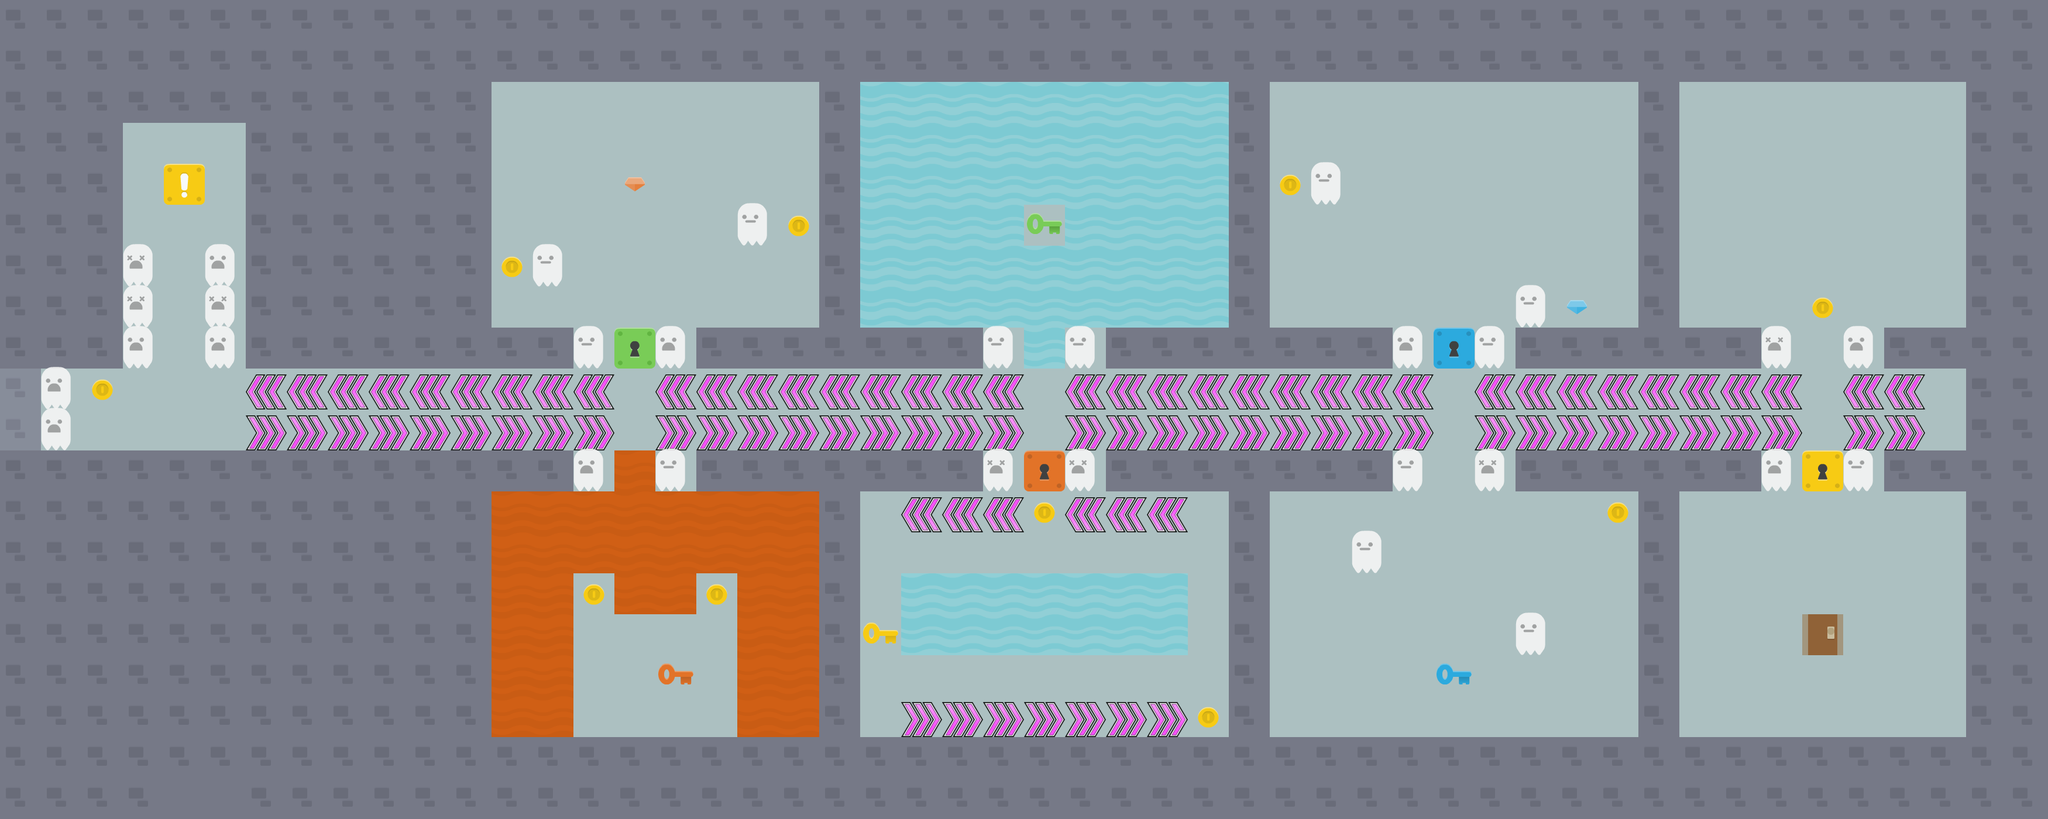

A level layout from a 2D game, rendered from its tile map. Below: a short description, then the map file with its tile-grid data intact:
An orthogonal 50x20 tile map with 70x70 px tiles, 2 tile layers (Passable, Walls).

<map version="1.5" tiledversion="1.7.2" orientation="orthogonal" renderorder="right-down" width="50" height="20" tilewidth="70" tileheight="70" infinite="0" nextlayerid="5" nextobjectid="1">
 <tileset firstgid="1" source="chipschallenge.tsx" />
 <layer id="4" name="Passable" width="50" height="20">
  <data encoding="csv">
0,0,0,0,0,0,0,0,0,0,0,0,0,0,0,0,0,0,0,0,0,0,0,0,0,0,0,0,0,0,0,0,0,0,0,0,0,0,0,0,0,0,0,0,0,0,0,0,0,0,
0,0,0,0,0,0,0,0,0,0,0,0,0,0,0,0,0,0,0,0,0,0,0,0,0,0,0,0,0,0,0,0,0,0,0,0,0,0,0,0,0,0,0,0,0,0,0,0,0,0,
0,0,0,0,0,0,0,0,0,0,0,0,12,12,12,12,12,12,12,12,0,0,0,0,0,0,0,0,0,0,0,12,12,12,12,12,12,12,12,12,0,12,12,12,12,12,12,12,0,0,
0,0,0,12,12,12,0,0,0,0,0,0,12,12,12,12,12,12,12,12,0,0,0,0,0,0,0,0,0,0,0,12,12,12,12,12,12,12,12,12,0,12,12,12,12,12,12,12,0,0,
0,0,0,12,12,12,0,0,0,0,0,0,12,12,12,12,12,12,12,12,0,0,0,0,0,0,0,0,0,0,0,12,12,12,12,12,12,12,12,12,0,12,12,12,12,12,12,12,0,0,
0,0,0,12,12,12,0,0,0,0,0,0,12,12,12,12,12,12,12,12,0,0,0,0,0,12,0,0,0,0,0,12,12,12,12,12,12,12,12,12,0,12,12,12,12,12,12,12,0,0,
0,0,0,12,12,12,0,0,0,0,0,0,12,12,12,12,12,12,12,12,0,0,0,0,0,0,0,0,0,0,0,12,12,12,12,12,12,12,12,12,0,12,12,12,12,12,12,12,0,0,
0,0,0,12,12,12,0,0,0,0,0,0,12,12,12,12,12,12,12,12,0,0,0,0,0,0,0,0,0,0,0,12,12,12,12,12,12,12,12,12,0,12,12,12,12,12,12,12,0,0,
0,0,0,12,12,12,0,0,0,0,0,0,0,0,12,12,12,0,0,0,0,0,0,0,12,0,12,0,0,0,0,0,0,0,12,12,12,0,0,0,0,0,0,12,12,12,0,0,0,0,
12,12,12,12,12,12,12,12,12,12,12,12,12,12,12,12,12,12,12,12,12,12,12,12,12,12,12,12,12,12,12,12,12,12,12,12,12,12,12,12,12,12,12,12,12,12,12,12,0,0,
12,12,12,12,12,12,12,12,12,12,12,12,12,12,12,12,12,12,12,12,12,12,12,12,12,12,12,12,12,12,12,12,12,12,12,12,12,12,12,12,12,12,12,12,12,12,12,12,0,0,
0,0,0,0,0,0,0,0,0,0,0,0,0,0,12,0,12,0,0,0,0,0,0,0,12,12,12,0,0,0,0,0,0,0,12,12,12,0,0,0,0,0,0,12,12,12,0,0,0,0,
0,0,0,0,0,0,0,0,0,0,0,0,0,0,0,0,0,0,0,0,0,12,12,12,12,12,12,12,12,12,0,12,12,12,12,12,12,12,12,12,0,12,12,12,12,12,12,12,0,0,
0,0,0,0,0,0,0,0,0,0,0,0,0,0,0,0,0,0,0,0,0,12,12,12,12,12,12,12,12,12,0,12,12,12,12,12,12,12,12,12,0,12,12,12,12,12,12,12,0,0,
0,0,0,0,0,0,0,0,0,0,0,0,0,0,12,0,0,12,0,0,0,12,0,0,0,0,0,0,0,12,0,12,12,12,12,12,12,12,12,12,0,12,12,12,12,12,12,12,0,0,
0,0,0,0,0,0,0,0,0,0,0,0,0,0,12,12,12,12,0,0,0,12,0,0,0,0,0,0,0,12,0,12,12,12,12,12,12,12,12,12,0,12,12,12,0,12,12,12,0,0,
0,0,0,0,0,0,0,0,0,0,0,0,0,0,12,12,12,12,0,0,0,12,12,12,12,12,12,12,12,12,0,12,12,12,12,12,12,12,12,12,0,12,12,12,12,12,12,12,0,0,
0,0,0,0,0,0,0,0,0,0,0,0,0,0,12,12,12,12,0,0,0,12,12,12,12,12,12,12,12,12,0,12,12,12,12,12,12,12,12,12,0,12,12,12,12,12,12,12,0,0,
0,0,0,0,0,0,0,0,0,0,0,0,0,0,0,0,0,0,0,0,0,0,0,0,0,0,0,0,0,0,0,0,0,0,0,0,0,0,0,0,0,0,0,0,0,0,0,0,0,0,
0,0,0,0,0,0,0,0,0,0,0,0,0,0,0,0,0,0,0,0,0,0,0,0,0,0,0,0,0,0,0,0,0,0,0,0,0,0,0,0,0,0,0,0,0,0,0,0,0,0
</data>
 </layer>
 <layer id="1" name="Walls" width="50" height="20" opacity="0.9">
  <data encoding="csv">
20,20,20,20,20,20,20,20,20,20,20,20,20,20,20,20,20,20,20,20,20,20,20,20,20,20,20,20,20,20,20,20,20,20,20,20,20,20,20,20,20,20,20,20,20,20,20,20,20,20,
20,20,20,20,20,20,20,20,20,20,20,20,20,20,20,20,20,20,20,20,20,20,20,20,20,20,20,20,20,20,20,20,20,20,20,20,20,20,20,20,20,20,20,20,20,20,20,20,20,20,
20,20,20,20,20,20,20,20,20,20,20,20,0,0,0,0,0,0,0,0,20,22,22,22,22,22,22,22,22,22,20,0,0,0,0,0,0,0,0,0,20,0,0,0,0,0,0,0,20,20,
20,20,20,0,0,0,20,20,20,20,20,20,0,0,0,0,0,0,0,0,20,22,22,22,22,22,22,22,22,22,20,0,0,0,0,0,0,0,0,0,20,0,0,0,0,0,0,0,20,20,
20,20,20,0,15,0,20,20,20,20,20,20,0,0,0,23,0,0,0,0,20,22,22,22,22,22,22,22,22,22,20,1,16,0,0,0,0,0,0,0,20,0,0,0,0,0,0,0,20,20,
20,20,20,0,0,0,20,20,20,20,20,20,0,0,0,0,0,0,16,1,20,22,22,22,22,4,22,22,22,22,20,0,0,0,0,0,0,0,0,0,20,0,0,0,0,0,0,0,20,20,
20,20,20,17,0,18,20,20,20,20,20,20,1,16,0,0,0,0,0,0,20,22,22,22,22,22,22,22,22,22,20,0,0,0,0,0,0,0,0,0,20,0,0,0,0,0,0,0,20,20,
20,20,20,17,0,17,20,20,20,20,20,20,0,0,0,0,0,0,0,0,20,22,22,22,22,22,22,22,22,22,20,0,0,0,0,0,0,16,24,0,20,0,0,0,1,0,0,0,20,20,
20,20,20,18,0,18,20,20,20,20,20,20,20,20,16,9,18,20,20,20,20,20,20,20,16,22,16,20,20,20,20,20,20,20,18,8,16,20,20,20,20,20,20,17,0,18,20,20,20,20,
20,18,1,0,0,0,27,27,27,27,27,27,27,27,27,0,27,27,27,27,27,27,27,27,27,0,27,27,27,27,27,27,27,27,27,0,27,27,27,27,27,27,27,27,0,27,27,0,20,20,
20,18,0,0,0,0,28,28,28,28,28,28,28,28,28,0,28,28,28,28,28,28,28,28,28,0,28,28,28,28,28,28,28,28,28,0,28,28,28,28,28,28,28,28,0,28,28,0,20,20,
20,20,20,20,20,20,20,20,20,20,20,20,20,20,18,7,16,20,20,20,20,20,20,20,17,10,17,20,20,20,20,20,20,20,16,0,17,20,20,20,20,20,20,18,11,16,20,20,20,20,
20,20,20,20,20,20,20,20,20,20,20,20,7,7,7,7,7,7,7,7,20,0,27,27,27,1,27,27,27,0,20,0,0,0,0,0,0,0,0,1,20,0,0,0,0,0,0,0,20,20,
20,20,20,20,20,20,20,20,20,20,20,20,7,7,7,7,7,7,7,7,20,0,0,0,0,0,0,0,0,0,20,0,0,16,0,0,0,0,0,0,20,0,0,0,0,0,0,0,20,20,
20,20,20,20,20,20,20,20,20,20,20,20,7,7,1,7,7,1,7,7,20,0,22,22,22,22,22,22,22,0,20,0,0,0,0,0,0,0,0,0,20,0,0,0,0,0,0,0,20,20,
20,20,20,20,20,20,20,20,20,20,20,20,7,7,0,0,0,0,7,7,20,6,22,22,22,22,22,22,22,0,20,0,0,0,0,0,0,16,0,0,20,0,0,0,2,0,0,0,20,20,
20,20,20,20,20,20,20,20,20,20,20,20,7,7,0,0,5,0,7,7,20,0,0,0,0,0,0,0,0,0,20,0,0,0,0,3,0,0,0,0,20,0,0,0,0,0,0,0,20,20,
20,20,20,20,20,20,20,20,20,20,20,20,7,7,0,0,0,0,7,7,20,0,28,28,28,28,28,28,28,1,20,0,0,0,0,0,0,0,0,0,20,0,0,0,0,0,0,0,20,20,
20,20,20,20,20,20,20,20,20,20,20,20,20,20,20,20,20,20,20,20,20,20,20,20,20,20,20,20,20,20,20,20,20,20,20,20,20,20,20,20,20,20,20,20,20,20,20,20,20,20,
20,20,20,20,19,19,20,20,20,20,20,20,20,20,20,20,20,20,20,20,20,20,20,20,20,20,20,20,20,20,20,20,20,20,20,20,20,20,20,20,20,20,20,20,20,20,20,20,20,20
</data>
 </layer>
</map>
